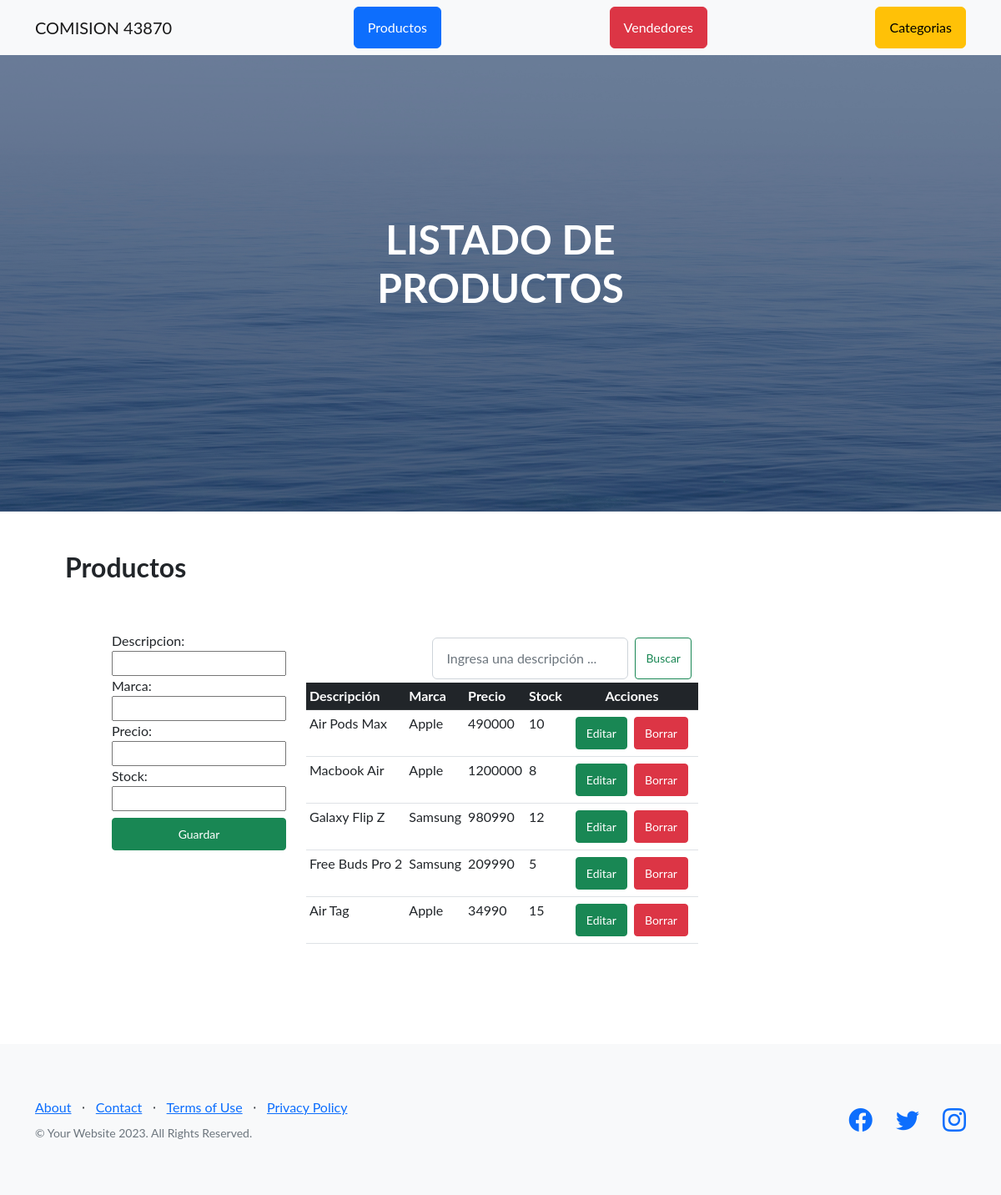
/AppCoder/productos, run on the app's committed database.
### AppCoder/models.py (models this page shows, shortened)
class Producto(models.Model):
    descripcion = models.CharField(max_length=50)
    marca       = models.CharField(max_length=50)
    precio      = models.IntegerField()
    stock       = models.IntegerField()

### AppCoder/views.py (the view, shortened to what this page needs)
# urls.py: path('productos', productos, name='listado_productos'),
def productos(request):
    mensaje = ""
    allProductos = Producto.objects.all()
    if not allProductos:
        crear_productos()
        allProductos = Producto.objects.all()
    form = ProductosForm()
    return render(request,
                  "Entrega/productos.html",
                  {"form":form, "productos":allProductos, "mensaje":mensaje})

### AppCoder/forms.py
class ProductosForm(forms.Form):
    descripcion = forms.CharField(max_length=50)
    marca       = forms.CharField(max_length=50)
    precio      = forms.IntegerField()
    stock       = forms.IntegerField()

### AppCoder/templates/Entrega/productos.html (shortened to what this page needs)
{% extends "Entrega/padre.html" %}
{% load static %}
{% block titulo %} Listado de Productos {% endblock %}
{% block contenido_que_cambia %}
    <h2>Productos</h2>
    <main class="d-flex p-5">
        <div class="mx-2" style="max-width: 450px;">
            <form action="{% url 'listado_productos' %}" method="post" class="d-flex flex-column">
                {{ form.as_table }}
                <input type="submit" value="Guardar" class="btn btn-success btn-sm mt-2">
            </form>
        </div>
        <div class="d-flex flex-column mx-2 p-2">
            {% if productos %}
            <div class="d-flex justify-content-end mb-1">
                <form action="{% url 'buscarProducto' %}" method="post" class="d-flex">
                    <input type="text" name="busqueda" id="busqueda" placeholder="Ingresa una descripción ..." class="form-control">
                    <input type="submit" value="Buscar" class="btn btn-outline-success btn-sm mx-2">
                </form>
            </div>
            <table class="table table-sm">
                <thead class="table-dark">
                    <tr>
                        <th>Descripción</th>
                        <th>Marca</th>
                        <th>Precio</th>
                        <th>Stock</th>
                        <th><div class="d-flex justify-content-center">Acciones</div></th>
                    </tr>
                </thead>
                <tbody>
                    {% for producto in productos %}
                    <tr>
                        <td>{{ producto.descripcion }}</td>
                        <td>{{ producto.marca }}</td>
                        <td>{{ producto.precio }}</td>
                        <td>{{ producto.stock }}</td>
                        <td class="p-2">
                            <div class="d-flex justify-content-center">
                                <a href="{% url 'editarProducto' producto.id %}" class="btn btn-success btn-sm mx-1">Editar</a>
                                <a href="{% url 'eliminarProducto' producto.id %}" class="btn btn-danger btn-sm  mx-1">Borrar</a>
                            </div>
                        </td>
                    </tr>
                    {% endfor %}
                </tbody>
            </table>
            {% else %}
                <div class="alert alert-danger h-25" role="alert">
                    No existen registros!
                </div>
            {% endif %}
        </div>
    </main>
{% endblock %}

### data on the page
Producto: descripcion "Air Pods Max", marca "Apple", precio "490000", stock "10"
Producto: descripcion "Macbook Air", marca "Apple", precio "1200000", stock "8"
Producto: descripcion "Galaxy Flip Z", marca "Samsung", precio "980990", stock "12"
Producto: descripcion "Free Buds Pro 2", marca "Samsung", precio "209990", stock "5"
Producto: descripcion "Air Tag", marca "Apple", precio "34990", stock "15"
